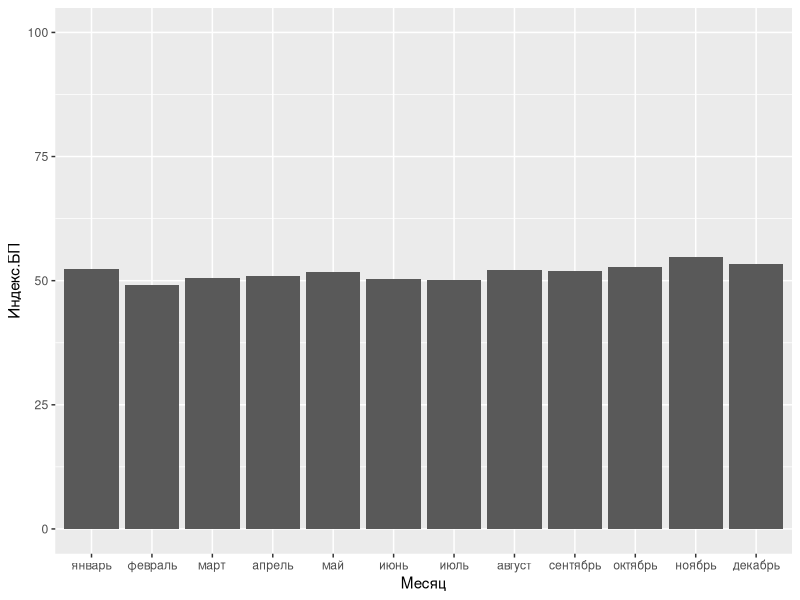
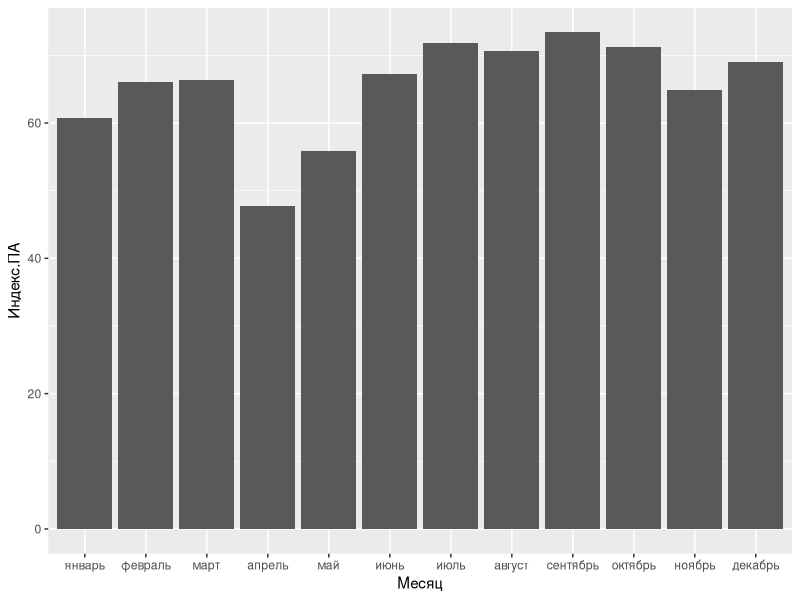
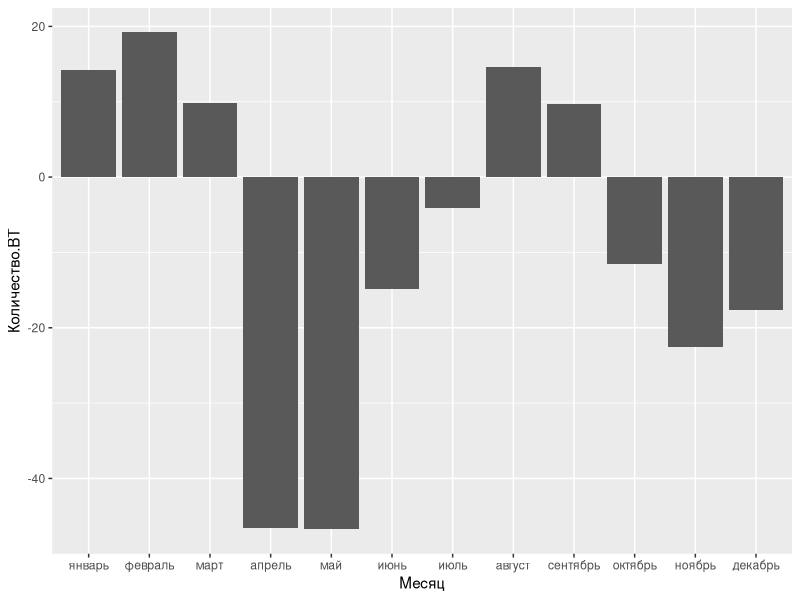
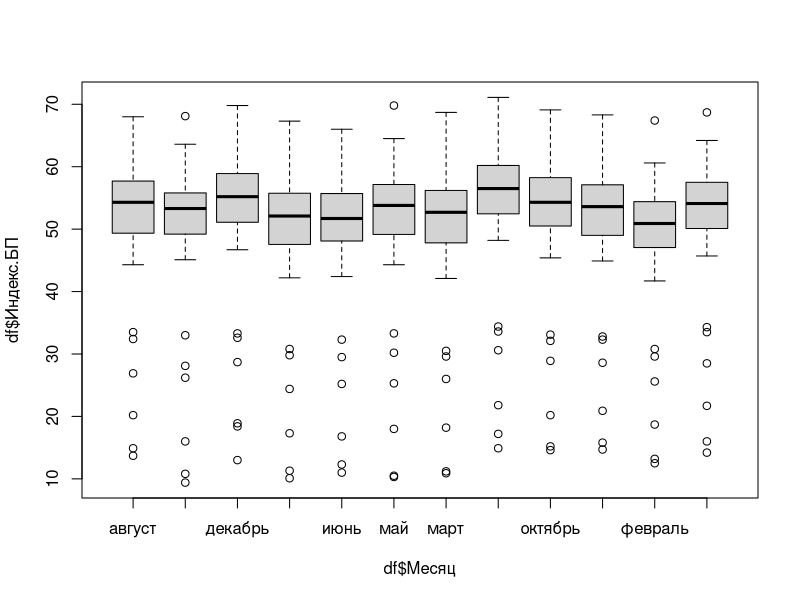

Write R code to recreate these figures, in order.
setwd('C:/Users/yadon/Skillbox/R/TrustUs_R/data')
library(tidyverse)
library(readxl)
df <- read_excel('total.xlsx')


df_for_hist <- df %>% group_by(Месяц) %>% summarise(Индекс.БП = round(mean(Индекс.БП), 1),
                                                    Индекс.ПА = round(mean(Индекс.ПА), 1),
                                                    Количество.ВТ = round(mean(Количество.ВТ), 1))

df_for_hist$Месяц <- factor(df_for_hist$Месяц, levels = c('январь', 'февраль', 'март', 'апрель', 'май', 'июнь', 
                                                          'июль', 'август', 'сентябрь', 'октябрь', 'ноябрь', 'декабрь'))

ggplot(data = df_for_hist, aes(x = Месяц, y = Индекс.БП)) + geom_col() + ylim(0, 100) 

ggplot(data = df_for_hist, aes(x = Месяц, y = Индекс.ПА)) + geom_col()

ggplot(data = df_for_hist, aes(x = Месяц, y = Количество.ВТ)) + geom_col()


three <- df %>% select(Индекс.БП, Индекс.ПА, Количество.ВТ)
BP <- ggplot(data = df, aes(y = Индекс.БП)) + geom_boxplot() + facet_wrap(~Месяц)
BP <- boxplot(df$Индекс.БП ~ df$Месяц)

df_err <- df[df$Индекс.БП %in% BP$out, ]
